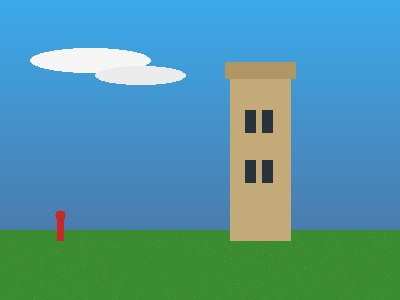
#> input picture example_pic.jpg, 400 x 300 px; its folder holds only this picture in this run
$ python -i energy.py   (imports and definitions only)   (older library calls are emulated)
#> lines starting #> are read from the running program, lines starting #| are printed output that depends on the picture
#> further down, picture is the input picture: shape (300, 400, 3); mean B, G, R 161.7, 149.2, 81.4
"""TEMPORARY stand-in for the team's shared energy function.

Replace this module when the shared implementation is available. Greedy and any
future dynamic-programming comparison must call this same function.

Energy is the gradient magnitude of a grayscale image: 3x3 Sobel in x and y,
OpenCV's default border (BORDER_REFLECT_101), then hypot(gx, gy). A BGR or
BGRA image is converted with the standard weights
0.114 B + 0.587 G + 0.299 R. A 2D gray image skips that conversion.

OpenCV is used when its DLL loads. On this machine Windows application
control blocks that DLL (WinError 4551), so the same steps run in NumPy.
"""

from __future__ import annotations

import sys

import numpy as np

ENERGY_FORMULA = (
    "Grayscale 0.114 B + 0.587 G + 0.299 R; 3x3 Sobel dx and dy; "
    "BORDER_REFLECT_101; hypot(gx, gy)."
)

_SOBEL_X = np.array([[-1.0, 0.0, 1.0], [-2.0, 0.0, 2.0], [-1.0, 0.0, 1.0]])
_SOBEL_Y = np.array([[-1.0, -2.0, -1.0], [0.0, 0.0, 0.0], [1.0, 2.0, 1.0]])


def compute_energy(image: np.ndarray) -> np.ndarray:
    """Return a float64 energy map with one value per pixel. ``image`` is not modified."""
    source = _copied_image(image)
    opencv = _load_opencv()
    if opencv is not None:
        return _energy_opencv(opencv, source)
    return _energy_numpy(source)


def _copied_image(image: np.ndarray) -> np.ndarray:
    if not isinstance(image, np.ndarray) or image.size == 0:
        raise ValueError("image must be a non-empty numpy array")
    if image.ndim == 2:
        pass
    elif image.ndim == 3 and image.shape[2] in (3, 4):
        pass
    else:
        raise ValueError("image must be gray, BGR, or BGRA")
    return np.array(image, copy=True, order="C")


_OPENCV = None
_OPENCV_TRIED = False


def _load_opencv():
    global _OPENCV, _OPENCV_TRIED
    if _OPENCV_TRIED:
        return _OPENCV
    _OPENCV_TRIED = True
    try:
        import cv2
    except (ImportError, OSError):
        sys.modules.pop("cv2", None)
        _OPENCV = None
        return None
    _OPENCV = cv2
    return cv2


def _energy_opencv(cv2, image: np.ndarray) -> np.ndarray:
    gray = _gray_opencv(cv2, image)
#> in _gray_opencv, `return cv2.cvtColor(image, cv2.COLOR_BGR2GRAY)`:
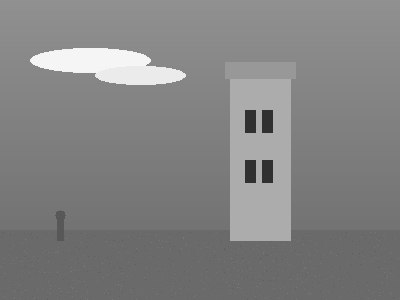
#> returned value: shape (300, 400); min 36, max 255, mean 130.3
    gradient_x = cv2.Sobel(
        gray, cv2.CV_64F, 1, 0, ksize=3, borderType=cv2.BORDER_DEFAULT
    )
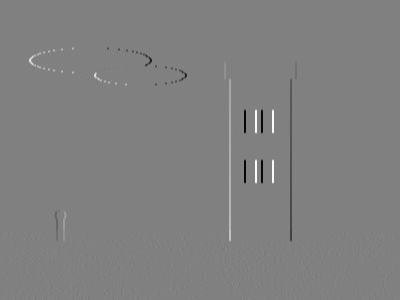
#> gradient_x: shape (300, 400) float64; min -526, max 515, mean 0; drawn with min black and max white
    gradient_y = cv2.Sobel(
        gray, cv2.CV_64F, 0, 1, ksize=3, borderType=cv2.BORDER_DEFAULT
    )
    return np.hypot(gradient_x, gradient_y)
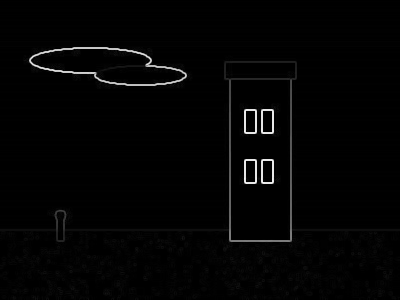
#> returned value: shape (300, 400) float64; min 0, max 544.6, mean 9.1; drawn with min black and max white


def _gray_opencv(cv2, image: np.ndarray) -> np.ndarray:
    if image.ndim == 2:
        return image
    if image.shape[2] == 4:
        return cv2.cvtColor(image, cv2.COLOR_BGRA2GRAY)
    return cv2.cvtColor(image, cv2.COLOR_BGR2GRAY)


def _energy_numpy(image: np.ndarray) -> np.ndarray:
    gray = _gray_numpy(image)
    padded = np.pad(gray, 1, mode="reflect")
    gradient_x = np.zeros(gray.shape, dtype=np.float64)
    gradient_y = np.zeros(gray.shape, dtype=np.float64)
    for row_offset in range(3):
        for column_offset in range(3):
            window = padded[
                row_offset : row_offset + gray.shape[0],
                column_offset : column_offset + gray.shape[1],
            ]
            gradient_x += _SOBEL_X[row_offset, column_offset] * window
            gradient_y += _SOBEL_Y[row_offset, column_offset] * window
    return np.hypot(gradient_x, gradient_y)


def _gray_numpy(image: np.ndarray) -> np.ndarray:
    if image.ndim == 2:
        return image.astype(np.float64, copy=False)
    pixels = image.astype(np.float64, copy=False)
    blue = pixels[:, :, 0]
    green = pixels[:, :, 1]
    red = pixels[:, :, 2]
    return 0.114 * blue + 0.587 * green + 0.299 * red

>>> import cv2
>>> picture = cv2.imread('../example_pic.jpg')
>>> result = compute_energy(picture)
